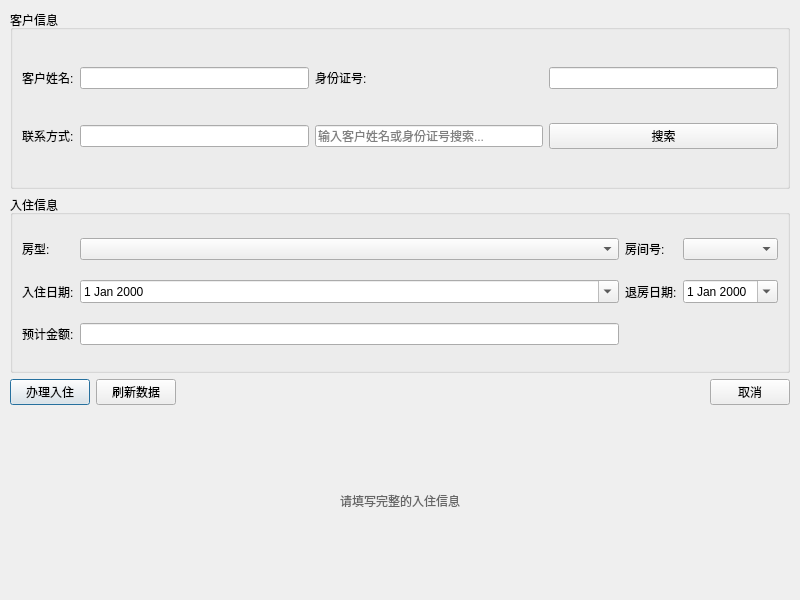
<?xml version="1.0" encoding="UTF-8"?>
<ui version="4.0">
 <class>CheckInManager</class>
 <widget class="QDialog" name="CheckInManager">
  <property name="geometry">
   <rect>
    <x>0</x>
    <y>0</y>
    <width>800</width>
    <height>600</height>
   </rect>
  </property>
  <property name="windowTitle">
   <string>客户入住登记</string>
  </property>
  <widget class="QWidget" name="verticalLayoutWidget">
   <property name="geometry">
    <rect>
     <x>10</x>
     <y>10</y>
     <width>780</width>
     <height>580</height>
    </rect>
   </property>
   <layout class="QVBoxLayout" name="verticalLayout">
    <!-- 客户信息表单 -->
    <item>
     <widget class="QGroupBox" name="groupBox">
      <property name="title">
       <string>客户信息</string>
      </property>
      <layout class="QGridLayout" name="gridLayout">
       <item row="0" column="0">
        <widget class="QLabel" name="label">
         <property name="text">
          <string>客户姓名:</string>
         </property>
        </widget>
       </item>
       <item row="0" column="1">
        <widget class="QLineEdit" name="leCustomerName"/>
       </item>
       <item row="0" column="2">
        <widget class="QLabel" name="label_2">
         <property name="text">
          <string>身份证号:</string>
         </property>
        </widget>
       </item>
       <item row="0" column="3">
        <widget class="QLineEdit" name="leIdCard"/>
       </item>
       <item row="1" column="0">
        <widget class="QLabel" name="label_3">
         <property name="text">
          <string>联系方式:</string>
         </property>
        </widget>
       </item>
       <item row="1" column="1">
        <widget class="QLineEdit" name="lePhone"/>
       </item>
       <item row="1" column="2">
        <widget class="QLineEdit" name="leCustomerSearch">
         <property name="placeholderText">
          <string>输入客户姓名或身份证号搜索...</string>
         </property>
        </widget>
       </item>
       <item row="1" column="3">
        <widget class="QPushButton" name="btnSearchCustomer">
         <property name="text">
          <string>搜索</string>
         </property>
        </widget>
       </item>
      </layout>
     </widget>
    </item>
    
    <!-- 入住信息表单 -->
    <item>
     <widget class="QGroupBox" name="groupBox_2">
      <property name="title">
       <string>入住信息</string>
      </property>
      <layout class="QGridLayout" name="gridLayout_2">
       <item row="0" column="0">
        <widget class="QLabel" name="label_4">
         <property name="text">
          <string>房型:</string>
         </property>
        </widget>
       </item>
       <item row="0" column="1">
        <widget class="QComboBox" name="cmbRoomType"/>
       </item>
       <item row="0" column="2">
        <widget class="QLabel" name="label_5">
         <property name="text">
          <string>房间号:</string>
         </property>
        </widget>
       </item>
       <item row="0" column="3">
        <widget class="QComboBox" name="cmbRoom"/>
       </item>
       <item row="1" column="0">
        <widget class="QLabel" name="label_6">
         <property name="text">
          <string>入住日期:</string>
         </property>
        </widget>
       </item>
       <item row="1" column="1">
        <widget class="QDateEdit" name="deCheckIn">
         <property name="calendarPopup">
          <bool>true</bool>
         </property>
        </widget>
       </item>
       <item row="1" column="2">
        <widget class="QLabel" name="label_7">
         <property name="text">
          <string>退房日期:</string>
         </property>
        </widget>
       </item>
       <item row="1" column="3">
        <widget class="QDateEdit" name="deCheckOut">
         <property name="calendarPopup">
          <bool>true</bool>
         </property>
        </widget>
       </item>
       <item row="2" column="0">
        <widget class="QLabel" name="label_8">
         <property name="text">
          <string>预计金额:</string>
         </property>
        </widget>
       </item>
       <item row="2" column="1">
        <widget class="QLineEdit" name="leExpectedAmount">
         <property name="readOnly">
          <bool>true</bool>
         </property>
        </widget>
       </item>
       <item row="2" column="2" colspan="2">
        <spacer name="horizontalSpacer">
         <property name="orientation">
          <enum>Qt::Horizontal</enum>
         </property>
         <property name="sizeHint" stdset="0">
          <size>
           <width>40</width>
           <height>20</height>
          </size>
         </property>
        </spacer>
       </item>
      </layout>
     </widget>
    </item>
    
    <!-- 操作按钮 -->
    <item>
     <layout class="QHBoxLayout" name="horizontalLayout">
      <item>
       <widget class="QPushButton" name="btnCheckIn">
        <property name="text">
         <string>办理入住</string>
        </property>
        <property name="default">
         <bool>true</bool>
        </property>
       </widget>
      </item>
      <item>
       <widget class="QPushButton" name="btnRefresh">
        <property name="text">
         <string>刷新数据</string>
        </property>
       </widget>
      </item>
      <item>
       <spacer name="horizontalSpacer_2">
        <property name="orientation">
         <enum>Qt::Horizontal</enum>
        </property>
        <property name="sizeHint" stdset="0">
         <size>
          <width>40</width>
          <height>20</height>
         </size>
        </property>
       </spacer>
      </item>
      <item>
       <widget class="QPushButton" name="btnCancel">
        <property name="text">
         <string>取消</string>
        </property>
       </widget>
      </item>
     </layout>
    </item>
    
    <!-- 状态栏 -->
    <item>
     <widget class="QLabel" name="labelStatus">
      <property name="text">
       <string>请填写完整的入住信息</string>
      </property>
      <property name="alignment">
       <set>Qt::AlignCenter</set>
      </property>
      <property name="styleSheet">
       <string notr="true">color: #666666;</string>
      </property>
     </widget>
    </item>
   </layout>
  </widget>
 </widget>
 <resources/>
 <connections/>
</ui>
